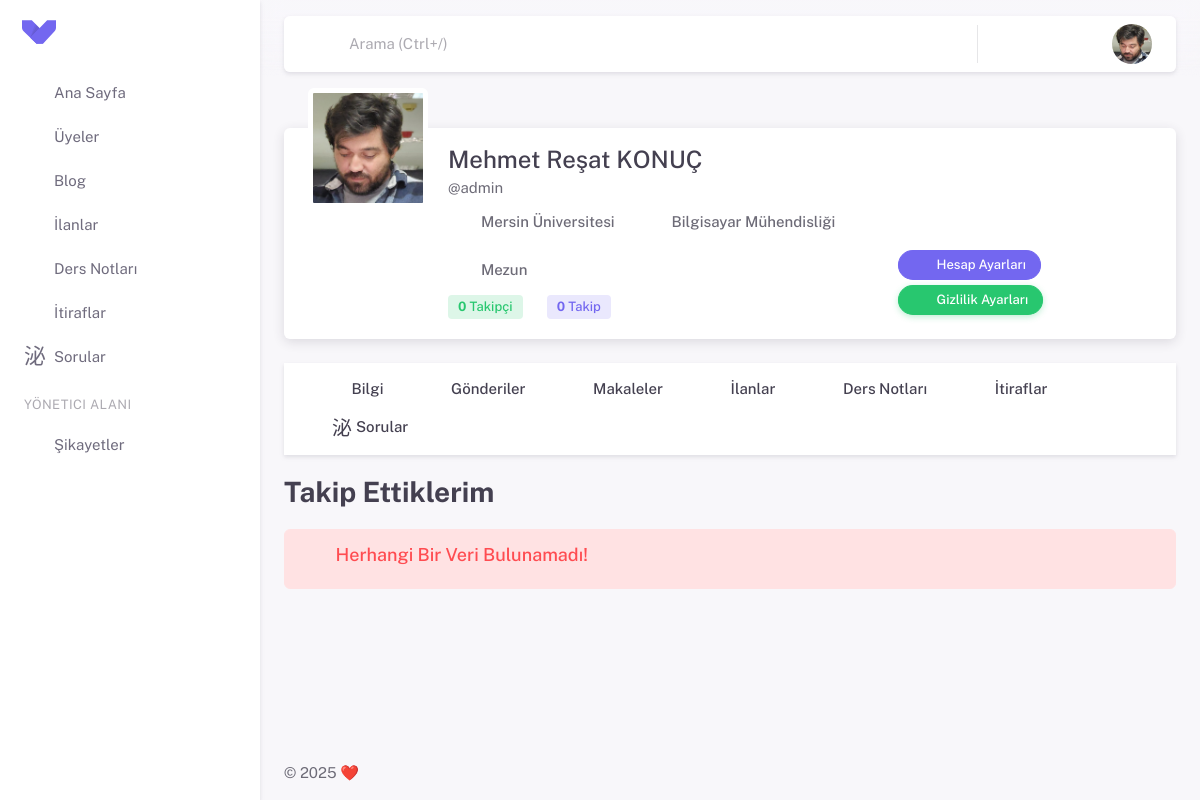
Page /profile/following/ (signed in) on the earlier database version.
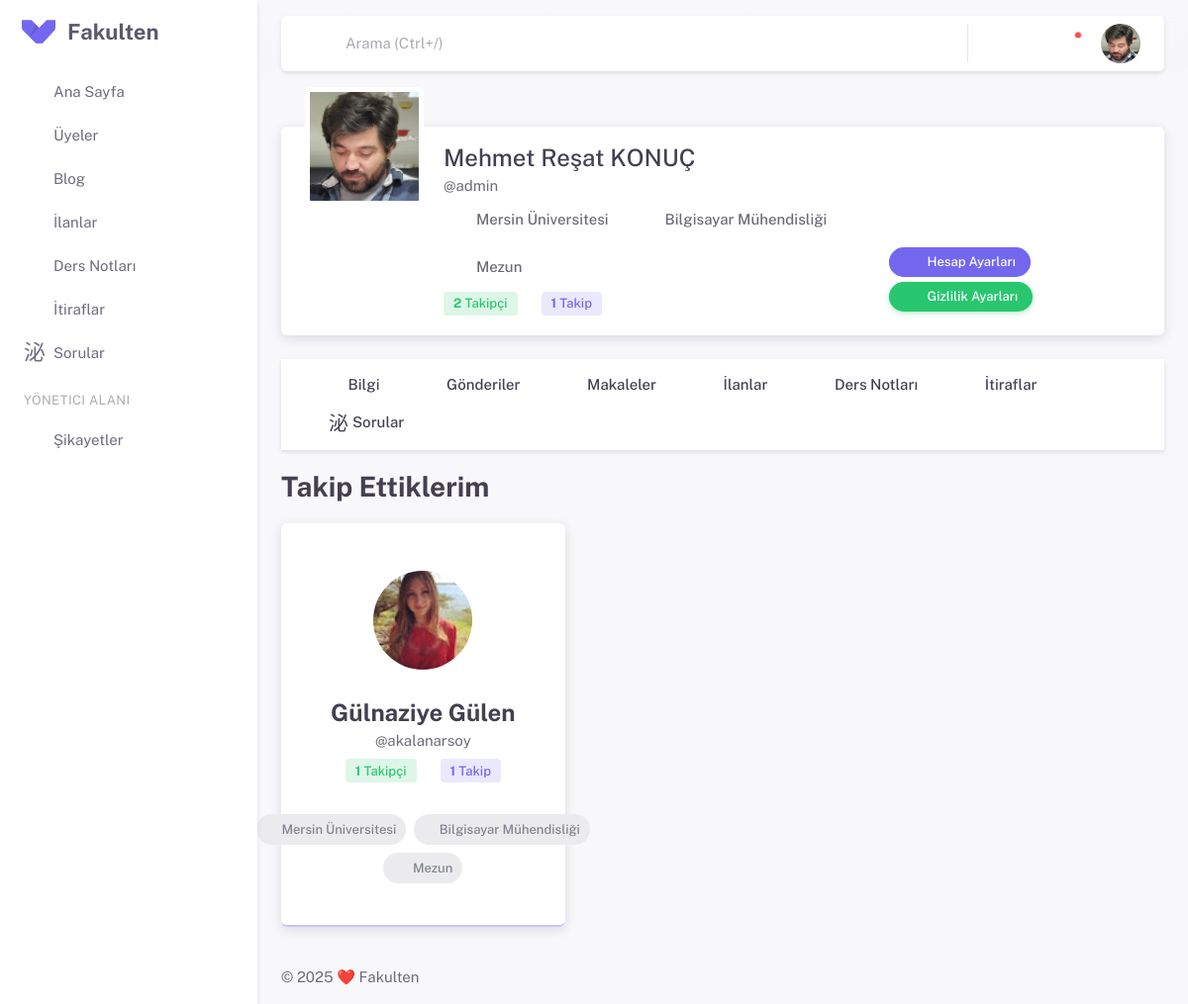
Same page on the later database version.
### apps/profiles/models.py (models this page shows, shortened)
class EducationalInformationModel(models.Model):
    user = models.OneToOneField(settings.AUTH_USER_MODEL,
                             on_delete=models.CASCADE, related_name='educational_information', db_index=True)
    country = models.ForeignKey(inputs.CountriesModel,
                             on_delete=models.CASCADE, db_index=True)
    university = models.ForeignKey(inputs.UniversitiesModel,
                             on_delete=models.CASCADE, db_index=True)
    department = models.ForeignKey(inputs.DepartmentsModel,
                             on_delete=models.CASCADE, db_index=True)
    status = models.ForeignKey(inputs.StatusModel,
                             on_delete=models.CASCADE, db_index=True)

### apps/inputs/models.py (models this page shows)
class UniversitiesModel(models.Model):
    countries = models.ForeignKey(CountriesModel, on_delete=models.CASCADE)
    universities = models.CharField(max_length=255)
    def __str__(self):
        return self.universities

class DepartmentsModel(models.Model):
    universities = models.ManyToManyField(UniversitiesModel)
    departments = models.CharField(max_length=255)
    def __str__(self):
        return self.departments

class StatusModel(models.Model):
    status = models.CharField(max_length=55)
    def __str__(self):
        return self.status

### apps/settings/models.py (models this page shows, shortened)
class SiteSettingsModel(models.Model):
    site_name = models.CharField(max_length=50, verbose_name="Site Adı")
    site_description = models.TextField(verbose_name="Site Açıklaması")
    class Meta:
        verbose_name = "Site Ayarı"
        verbose_name_plural = "Site Ayarları"

### apps/follow/models.py (models this page shows, shortened)
class Follow(models.Model):
    follower = models.ForeignKey(User, related_name='following', on_delete=models.CASCADE)
    following = models.ForeignKey(User, related_name='followers', on_delete=models.CASCADE)
    created_at = models.DateTimeField(auto_now_add=True)
    class Meta:
        unique_together = ('follower', 'following')

### apps/profiles/views.py (the view)
# urls.py: path('following/', views.FollowingProfileView.as_view(), name='following_profile'),
class FollowingProfileView(LoginRequiredMixin, View):
    template = 'profiles/following.html'
    paginate_by = 12
    context = {
    }
    def get(self, request):
        users = get_user_model()  # Varsayılan kullanıcı modelini al
        profile = get_object_or_404(
            users.objects.select_related(
                'educational_information',
                'profile_photo',
            ).prefetch_related(
                'followers',
                'following',
            ),
            username=request.user.username
        )
        following = profile.following.all()
        paginator = Paginator(following, self.paginate_by)
        page_number = request.GET.get('page')
        page_obj = paginator.get_page(page_number)
        self.context.update(
            {
            'siteTitle' : str(profile.first_name) + ' ' + str(profile.last_name) + ' - ' + 'Takip Ettikleri',
            'profile': profile,
            'data':page_obj,
             }
        )
        return render(request, self.template, self.context)

### apps/comments/models.py (called while the page is built)
    def get_notifications_comment_context(self):
        context = {
        'message' : 'yorumunuza yorum yaptı.',
        'content_title' : self.text,
        'content_url' : reverse('comment_detail', kwargs={'comment_id': self.id}),
        }
        return context

    def get_notifications_like_context(self):
        context = {
        'message' : 'yorumunuzu beğendi.',
        'content_title' : self.text,
        'content_url' : reverse('comment_detail', kwargs={'comment_id': self.id}),
        }
        return context

### apps/profiles/templates/profiles/following.html (shortened to what this page needs)
{% extends 'profiles/partials/base.html' %}
{% load static %}
{% block extra_css %}
<link rel="stylesheet" href="{% static 'assets/vendor/css/pages/page-profile.css' %}" />
<link rel="stylesheet" href="{% static 'assets/vendor/libs/bootstrap-select/bootstrap-select.css' %}" />
<link rel="stylesheet" href="{% static 'assets/vendor/libs/spinkit/spinkit.css' %}" />
<link rel="stylesheet" href="{% static 'assets/css/pages/blogs/index.css' %}" />
{% endblock extra_css%}
{% block profile_content %}
<h3 class="mb-4 fw-bold">Takip Ettiklerim</h3>
<div class="row infinite-container row-cols-1 row-cols-md-2 row-cols-lg-3 g-4">
   {% for item in data %}
   <div class="col infinite-item">
      <div class="card card-border-shadow-primary h-100">
         <div class="card-body text-center">
           <div class="dropdown btn-pinned">
             <button
               type="button"
               class="btn btn-icon btn-text-secondary rounded-pill dropdown-toggle hide-arrow p-4"
               data-bs-toggle="dropdown"
               aria-expanded="false">
               <i class="ti ti-dots-vertical ti-md text-muted"></i>
             </button>
           </div>
           <div class="mx-auto my-6 d-flex justify-content-center">
           <a href="{% url 'profile' item.following.username %}">
             {% if item.following.profile_photo.profile_photo %}
             {% with profile_photo_url=item.following.profile_photo.profile_photo.url %}
             <img src="{{ profile_photo_url }}" alt="Avatar Image" class="rounded-circle h-px-100" />
             {% endwith %}
             {% endif %}
           </a>
           </div>
           <a href="{% url 'profile' item.following.username %}">
             <h4 class="card-title fw-bold mb-0">{{item.following.first_name}} {{item.following.last_name}} {% if item.following.privacy.is_private %}<i class="ti ti-lock"></i>{%endif%}</h4>
             <span class="text-body">@{{item.following.username}}</span>
           </a>
           <ul class="list-inline mb-0 d-flex align-items-center flex-wrap justify-content-center gap-4 my-2">
             <li class="list-inline-item d-flex gap-2 align-items-center">
                <span class="badge bg-label-success" id="follower-count"><strong>{{item.following.followers.count}}</strong> Takipçi</span>
             </li>
             <li class="list-inline-item d-flex gap-2 align-items-center">
                <span class="badge bg-label-primary"><strong>{{item.following.following.count}}</strong> Takip</span>
             </li>
             </ul>
         </div>
         <div class="card-footer">
           <div class="d-flex align-items-center justify-content-center mb-2 mt-2 gap-2">
             <span class="badge bg-label-secondary d-flex align-items-center rounded-pill"><i class="ti ti-building-bank"></i>{{item.following.educational_information.university}}</span>
             <span class="badge bg-label-secondary d-flex align-items-center rounded-pill"><i class="ti ti-address-book"></i>{{item.following.educational_information.department}}</span>
           </div>
           <div class="d-flex align-items-center justify-content-center mb-2 mt-2 gap-2">
             <span class="badge bg-label-secondary d-flex align-items-center rounded-pill mb-3"><i class="ti ti-school me-1"></i>{{item.following.educational_information.status}}</span>
           </div>
             </div>
       </div>
   </div>
   {% empty %}
   <div class="col-lg-12">
      <div class="col-lg-12 alert alert-danger alert-dismissible d-flex" role="alert">
         <i class="ti ti-eye-x ti-28px me-4"></i>
         <div class="d-flex flex-column ps-1">
            <h5 class="alert-heading mb-2">Herhangi Bir Veri Bulunamadı!</h5>
         </div>
      </div>
   </div>
   {% endfor %}
</div>
{% endblock %}

### apps/profiles/templates/profiles/partials/base.html (shortened to what the changed rows need)
{% extends 'partials/base.html' %}
{% load static %}
{% block content %}
<div class="row mt-8">
   <div class="col-12">
      <div class="card mb-6">
         <div class="user-profile-header d-flex flex-column flex-lg-row text-sm-start text-center mb-5">
            <div class="flex-grow-1 mt-3 mt-lg-5">
               <div
                  class="d-flex align-items-md-end justify-content-md-between  mx-5 flex-md-row flex-column gap-4">
                  <div class="user-profile-info">
                     <h4 class="mb-0 mt-lg-6">{{profile.first_name}} {{profile.last_name}} {% if profile.privacy.is_private %}<i class="ti ti-lock"></i>{%endif%}</h4>
                     <span data-bs-toggle="tooltip" data-bs-placement="top" title="Kullanıcı Adı">@{{profile.username}}</span>
                     <ul
                        class="list-inline mb-0 d-flex align-items-center flex-wrap justify-content-sm-start justify-content-center gap-4 my-2">
                        <li class="list-inline-item d-flex gap-2 align-items-center">
                           <i class="ti ti-building-bank ti-lg"></i><span class="fw-medium">{{profile.educational_information.university}}</span>
                        </li>
                        <li class="list-inline-item d-flex gap-2 align-items-center">
                           <i class="ti ti-address-book ti-lg"></i><span class="fw-medium">{{profile.educational_information.department}}</span>
                        </li>
                        <li class="list-inline-item d-flex gap-2 align-items-center">
                           <i class="ti ti-school ti-lg"></i><span class="fw-medium">{{profile.educational_information.status}}</span>
                        </li>
                     </ul>
                     <ul class="list-inline mb-0 d-flex align-items-center flex-wrap justify-content-sm-start justify-content-center gap-4 my-2">
                        <li class="list-inline-item d-flex gap-2 align-items-center">
                           {% if user == profile %}
                           <a href="{% url 'followers_profile' %}">
                           <span class="badge bg-label-success" id="follower-count"><strong>{{profile.followers.count}}</strong> Takipçi</span>
                           </a>
                           {%else%}
                           <span class="badge bg-label-success" id="follower-count"><strong>{{profile.followers.count}}</strong> Takipçi</span>
                           {%endif%}
                        </li>
                        <li class="list-inline-item d-flex gap-2 align-items-center">
                           {% if user == profile %}
                           <a href="{% url 'following_profile' %}">
                           <span class="badge bg-label-primary"><strong>{{profile.following.count}}</strong> Takip</span>
                           </a>
                           {%else%}
                           <span class="badge bg-label-primary"><strong>{{profile.following.count}}</strong> Takip</span>
                           {%endif%}
                        </li>
                     </ul>
                  </div>
               </div>
            </div>
         </div>
      </div>
   </div>
</div>
{%if profile.privacy.is_private and profile != user and not followers  %}
<div class="alert alert-solid-danger d-flex align-items-center" role="alert">
   <span class="alert-icon rounded">
   <i class="ti ti-lock"></i>
   </span>
   Gizli Hesap Sadece Takipçileri Görüntüleyebilir.
</div>
{%else %}
{% block profile_content %}
{% endblock %}
{%endif%}
{% endblock %}

### templates/partials/sidebar.html (shortened to what this page needs)
<aside id="layout-menu" class="layout-menu menu-vertical menu bg-menu-theme">
    <div class="app-brand demo">
      <a href="{% url 'home' %}" class="app-brand-link">
        <span class="app-brand-logo demo">
        </span>
        <span class="app-brand-text demo menu-text fw-bold">{{site_settings.site_name}}</span>
      </a>
      <a href="javascript:void(0);" class="layout-menu-toggle menu-link text-large ms-auto">
        <i class="ti menu-toggle-icon d-none d-xl-block align-middle"></i>
      </a>
    </div>
    {% with current_page=request.resolver_match.url_name %}
    <ul class="menu-inner py-1">
      <li class="menu-item {% if current_page == 'home' %} active{% endif %}">
        <a href="{% url 'home' %}" class="menu-link">
          <i class="menu-icon tf-icons ti ti-smart-home"></i>
          <div>Ana Sayfa</div>
        </a>
      </li>
      <li class="menu-item {% if current_page == 'members' %} active{% endif %}">
        <a href="{% url 'members' %}" class="menu-link">
          <i class="menu-icon tf-icons ti ti-user-search"></i>
          <div>Üyeler</div>
        </a>
      </li>
      <li class="menu-item {% if '/blogs/' in request.path %} active open{% endif %}">
        <a href="" class="menu-link menu-toggle">
          <i class="menu-icon tf-icons ti ti-blockquote"></i>
          <div>Blog</div>
        </a>
      </li>
      <li class="menu-item {% if '/marketplace/' in request.path %} active open{% endif %}">
        <a href="{% url 'marketplace' %}" class="menu-link menu-toggle">
          <i class="menu-icon tf-icons ti ti-building-store"></i>
          <div>İlanlar</div>
        </a>
      </li>
      <li class="menu-item {% if '/documents/' in request.path %} active open{% endif %}">
        <a href="" class="menu-link menu-toggle">
          <i class="menu-icon tf-icons ti ti-notebook"></i>
          <div>Ders Notları</div>
        </a>
      </li>
      <li class="menu-item {% if '/confessions/' in request.path %} active open{% endif %}">
        <a href="{% url 'confessions' %}" class="menu-link menu-toggle">
          <i class="menu-icon ti-icons ti ti-spy"></i>
          <div>İtiraflar</div>
        </a>
      </li>
      <li class="menu-item {% if '/questions/' in request.path %} active open{% endif %}">
        <a href="" class="menu-link menu-toggle">
          <i class="menu-icon ti-icons ti ti-message-2-question"></i>
          <div>Sorular</div>
        </a>
      </li>
      {% if user.is_superuser %}
      <li class="menu-header small">
        <span class="menu-header-text">Yönetici Alanı</span>
      </li>
      <li class="menu-item {% if '/complaints/' in request.path %} active open{% endif %}">
        <a href="{% url 'complaint_dashboard' %}" class="menu-link">
          <i class="menu-icon ti-icons ti ti-message-report"></i>
          <div>Şikayetler</div>
        </a>
      </li>
      {%endif%}
    </ul>
    {% endwith %}
  </aside>

### templates/partials/footer.html (shortened to what this page needs)
<footer class="content-footer footer bg-footer-theme">
  <div class="container-xxl">
    <div
      class="footer-container d-flex align-items-center justify-content-between py-4 flex-md-row flex-column">
      <div class="text-body">
        ©
        ❤️ <a href="#" target="_blank" class="footer-link">{{site_settings.site_name}}</a>
      </div>
    </div>
  </div>
</footer>

Differences in the rows shown:
added SiteSettingsModel: site_name "Fakulten"
added Follow: following.first_name "Gülnaziye", following.last_name "Gülen", following.username "akalanarsoy", following.followers.count "1", following.following.count "1", following.educational_information.university "Mersin Üniversitesi", following.educational_information.department "Bilgisayar Mühendisliği", following.educational_information.status "Mezun"
Other differences:
{{ profile.followers.count }}: "0" → "2"
{{ profile.following.count }}: "0" → "1"
text no longer shown: "Herhangi Bir Veri Bulunamadı!"
